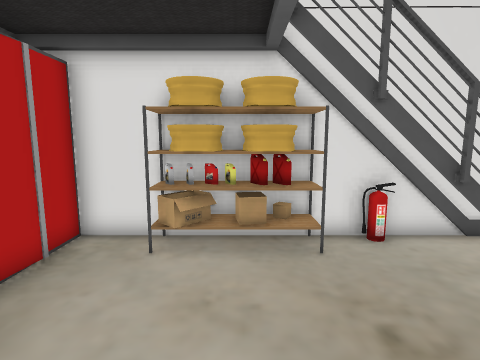
[1] (above)

12 first-person views from a walk through a Unity game level. The camera is 1.4 m above the floor, tilts 8° down and sees 80° across. The floor is counted in squares, 0.5 m on a side. Each view is taken from the middle of a square. On the plan, view 1 faces up. The plan holds only what a view shows up to about 20 squares ahead; the rest is blank. The player character is not drawn. Some surface patterns are stand-ins.

[2]
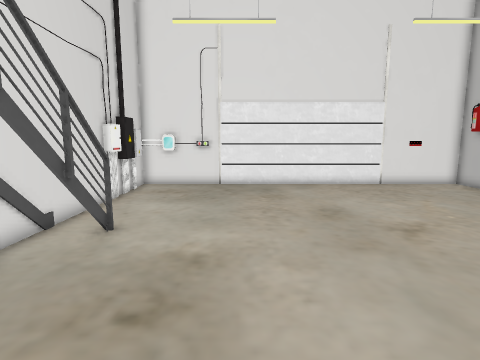

[3]
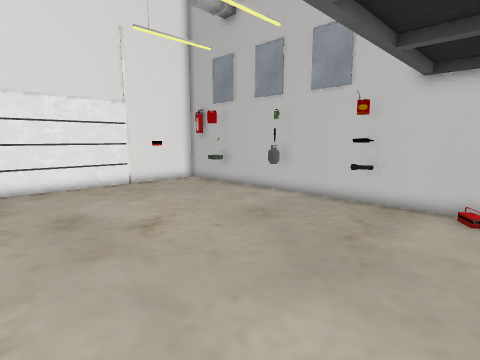

[4]
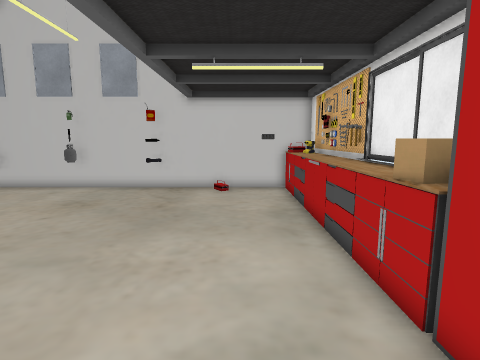

[5]
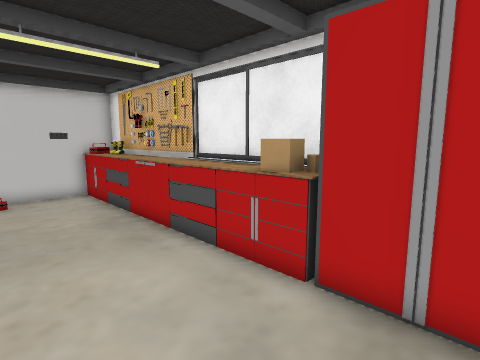

[6]
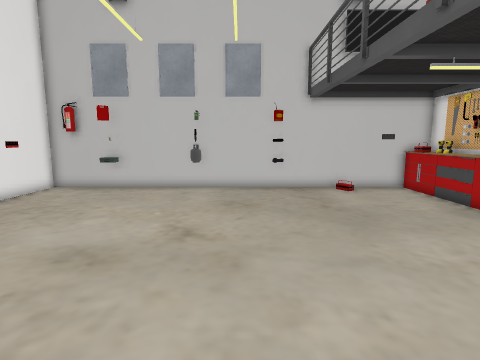

[7]
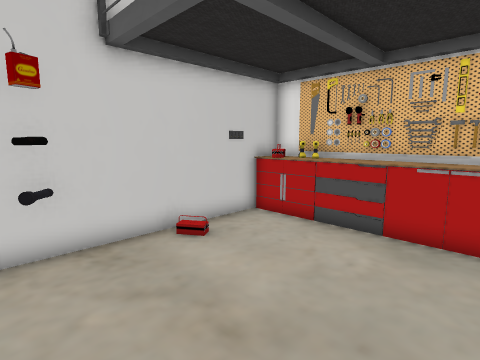

[8]
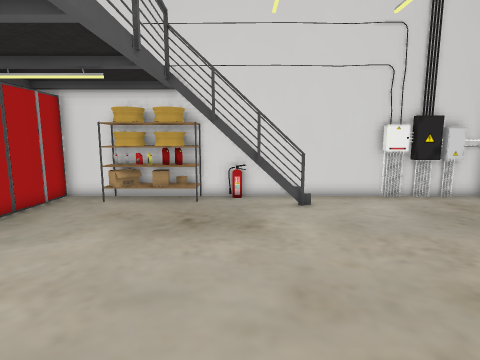

[9]
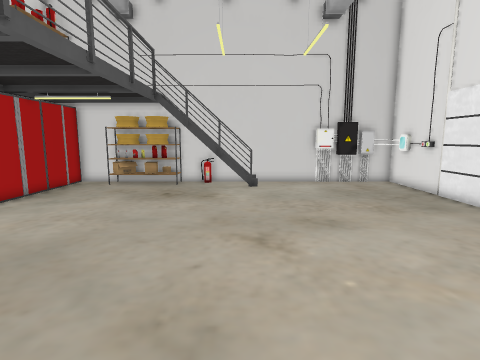

[10]
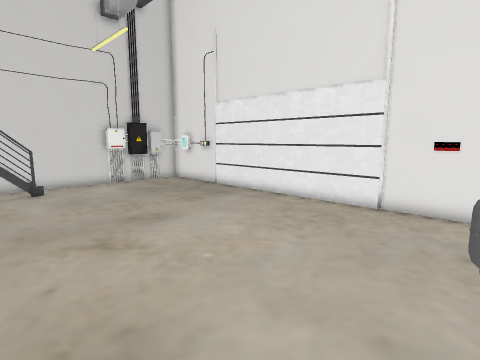

[11]
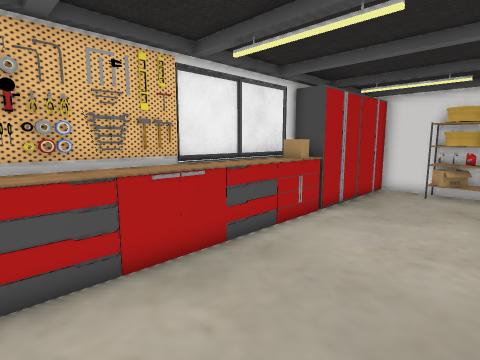

[12]
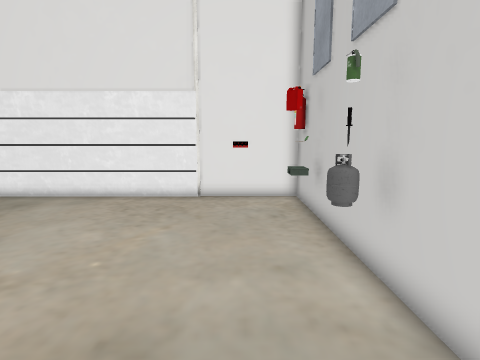

### Floor plan
Key: @ floor where view 1 was taken; # wall or solid block; x gap in a wall; . floor; / step, stairs or slope; = window, fence, low wall or low ledge; ^ raised ledge; C cabinet; B box; S shelf; T thing the floor can be seen under or through; O other object.
Columns run from 6 left of view 1 to 16 right of it. Each row starts with its distance up from view 1.
  8  C#####################
  7  C..#BS#S ............#
  6  C.......TTTx.........#
  5  C....................#
  4  C....................#
  3  C....................#
  2 CC....................#
  1 ##....................#
  0 #B....@...............#
 -1 #^....................#
 -2 #^....................#
 -3 #^....................#
 -4 #^....................#
 -5 #^....................#
 -6 #^....................#
 -7 #^....................#
 -8 #^....................#
 -9 #^....................#
-10 #=....................#
-11 #O.../...#...##...#.. #
-12 #######################

Where each view was taken, in squares from view 1:
view 1: 0 up, 0 right, facing up
view 2: 2 up, 2 left, facing right
view 3: 1 up, 2 left, facing down-right
view 4: 5 up, 2 left, facing down
view 5: 4 up, 0 right, facing down-left
view 6: 5 up, 5 right, facing down
view 7: 4 down, 4 right, facing down-left
view 8: 6 down, 4 right, facing up
view 9: 11 down, 6 right, facing up
view 10: 11 down, 4 right, facing up-right
view 11: 9 down, 1 right, facing up-left
view 12: 9 down, 2 right, facing right
